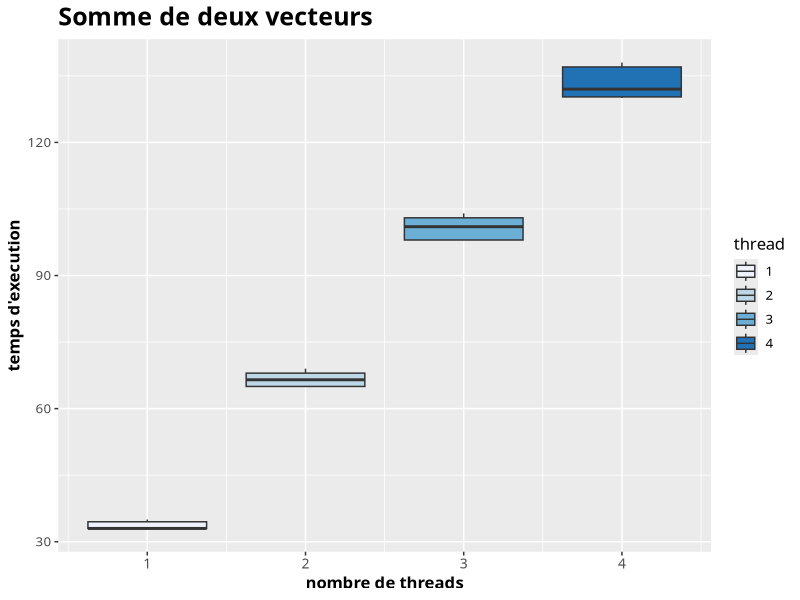
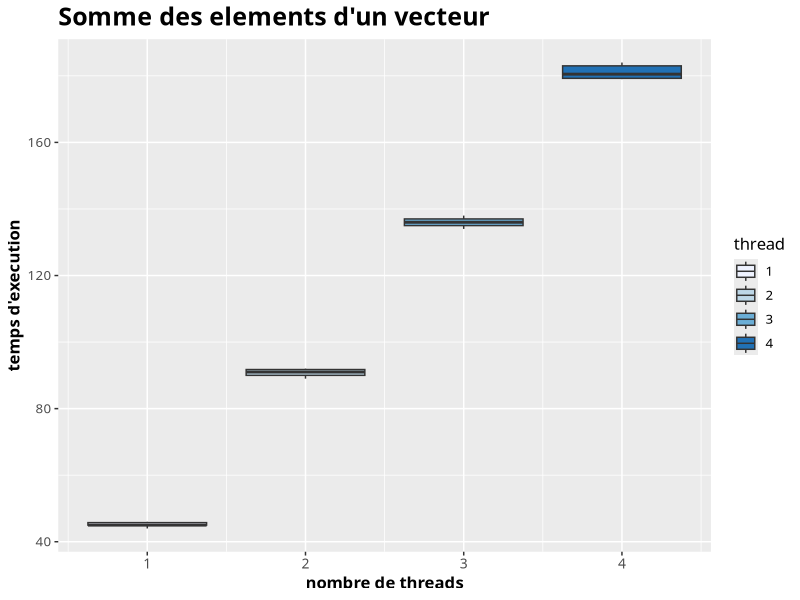
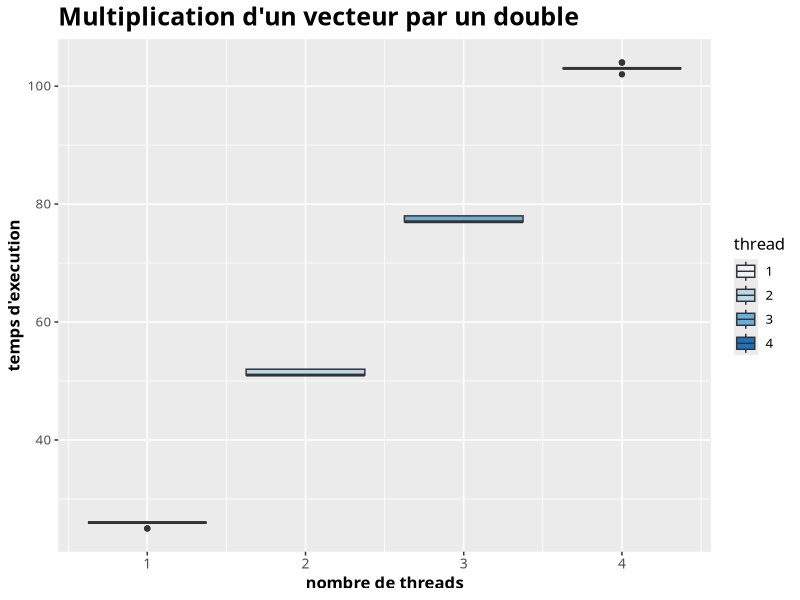
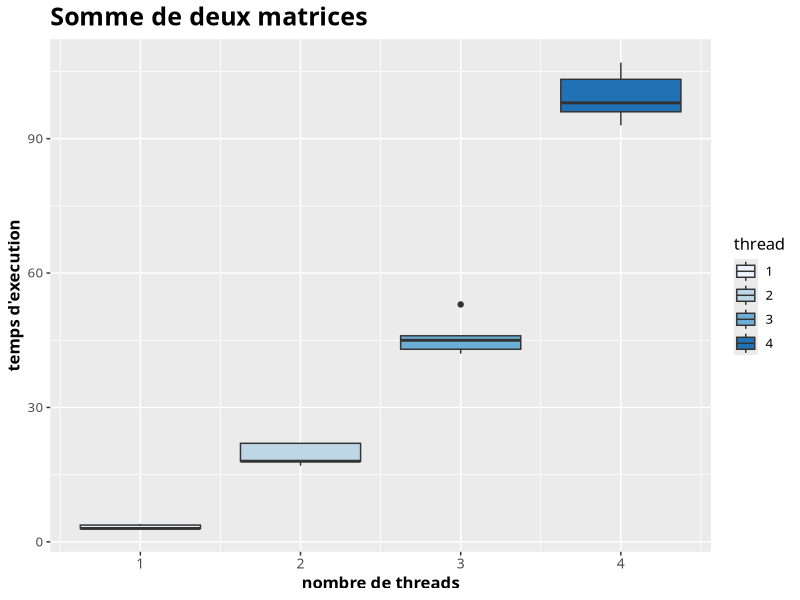
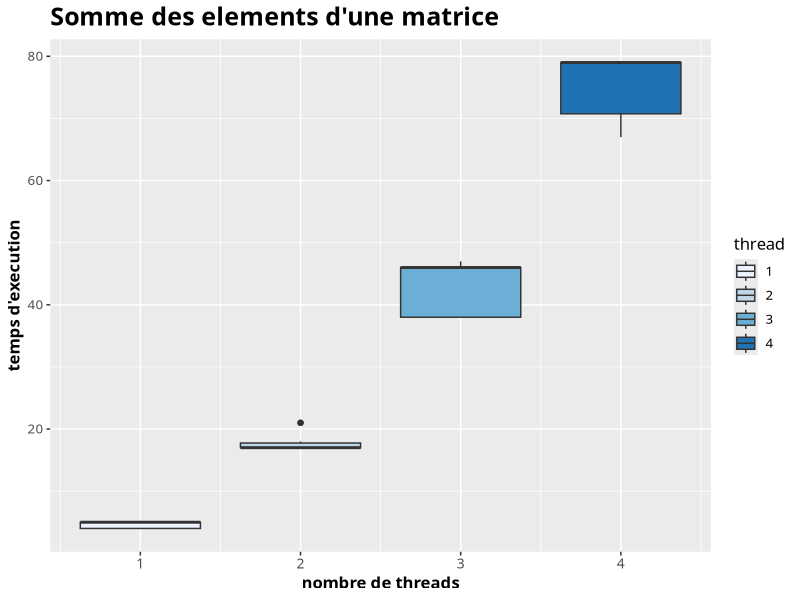
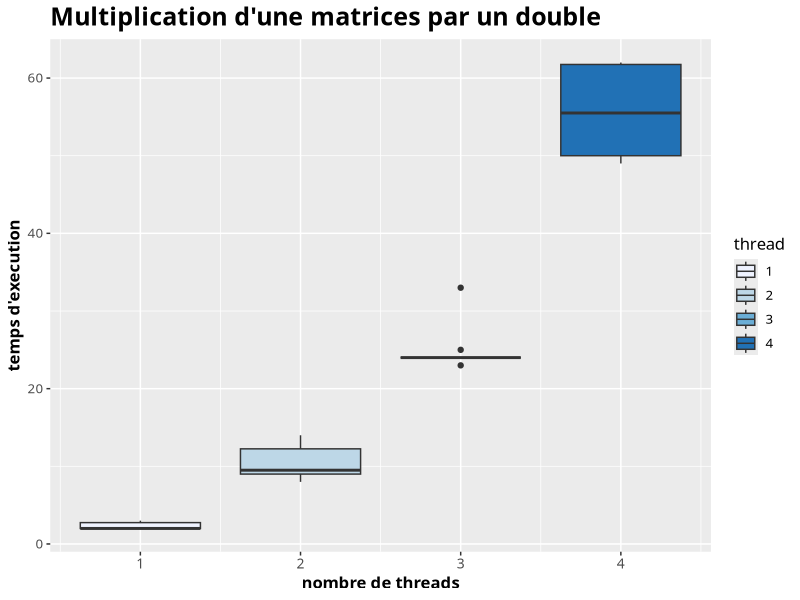
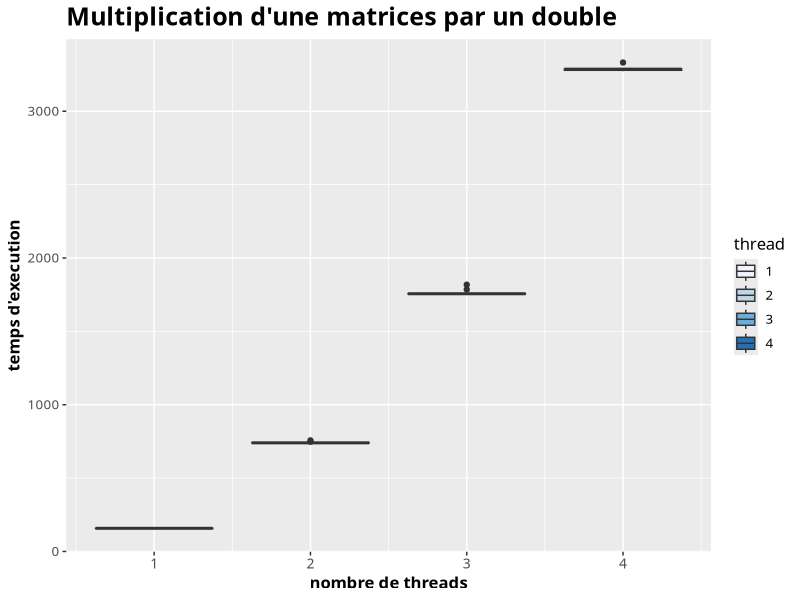
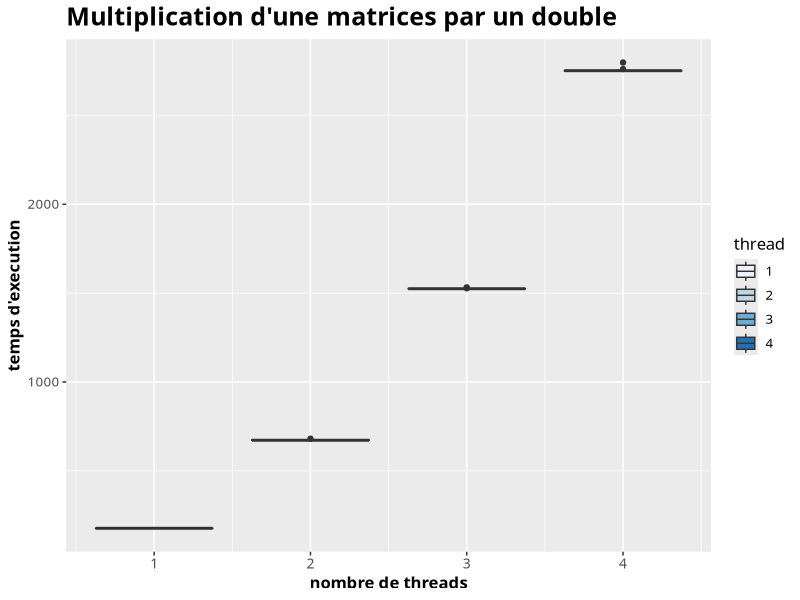

The R source for these figures, in order:
library(ggplot2)

########################################################
#               Resultats vecteurs
########################################################

vect=read.table("results_force_faible_vecteurs.txt",head=TRUE)
vect

# SOMME DE DEUX VECTEURS
thread=as.factor(vect$nb_thread)
p1<- ggplot(vect, aes(x=nb_thread, group=nb_thread, y=diff1_somme_deux_vect,fill=thread)) + 
  geom_boxplot() +
  scale_y_continuous(name = "temps d'execution") +
  scale_x_continuous(name = "nombre de threads") +
  ggtitle("Somme de deux vecteurs")+
  theme(plot.title = element_text(size = 18, family = "Tahoma", face = "bold"),
        text = element_text(size = 12, family = "Tahoma"),
        axis.title = element_text(face="bold"),
        axis.text.x=element_text(size = 10))+ 
  scale_fill_brewer(palette="Blues")

p1


# SOMME DES ELEMENTS D'UN VECTEUR
thread=as.factor(vect$nb_thread)
p2<- ggplot(vect, aes(x=nb_thread, group=nb_thread, y=diff2_somme_vect,fill=thread)) + 
  geom_boxplot() +
  scale_y_continuous(name = "temps d'execution") +
  scale_x_continuous(name = "nombre de threads") +
  ggtitle("Somme des elements d'un vecteur")+
  theme(plot.title = element_text(size = 18, family = "Tahoma", face = "bold"),
        text = element_text(size = 12, family = "Tahoma"),
        axis.title = element_text(face="bold"),
        axis.text.x=element_text(size = 10))+ 
  scale_fill_brewer(palette="Blues")

p2


# MULTIPLICATION DE DEUX VECTEURS
thread=as.factor(vect$nb_thread)
p3<- ggplot(vect, aes(x=nb_thread, group=nb_thread, y=diff3_multi_vect,fill=thread)) + 
  geom_boxplot() +
  scale_y_continuous(name = "temps d'execution") +
  scale_x_continuous(name = "nombre de threads") +
  ggtitle("Multiplication d'un vecteur par un double")+
  theme(plot.title = element_text(size = 18, family = "Tahoma", face = "bold"),
        text = element_text(size = 12, family = "Tahoma"),
        axis.title = element_text(face="bold"),
        axis.text.x=element_text(size = 10))+ 
  scale_fill_brewer(palette="Blues")

p3

########################################################
#               Resultats matrices
########################################################

mat=read.table("resultat_force_faible_10.txt",head=TRUE)
mat


# SOMME DE DEUX MATRICES
thread=as.factor(mat$nb_thread)
g1<- ggplot(mat, aes(x=nb_thread, group=nb_thread, y=diff1_somme_deux_mat,fill=thread)) + 
  geom_boxplot() +
  scale_y_continuous(name = "temps d'execution") +
  scale_x_continuous(name = "nombre de threads") +
  ggtitle("Somme de deux matrices")+
  theme(plot.title = element_text(size = 18, family = "Tahoma", face = "bold"),
        text = element_text(size = 12, family = "Tahoma"),
        axis.title = element_text(face="bold"),
        axis.text.x=element_text(size = 10))+ 
  scale_fill_brewer(palette="Blues")

g1


# SOMME DES ELEMENTS D'UNE MATRICE
thread=as.factor(mat$nb_thread)
g2<- ggplot(mat, aes(x=nb_thread, group=nb_thread, y=diff2_somme_mat,fill=thread)) + 
  geom_boxplot() +
  scale_y_continuous(name = "temps d'execution") +
  scale_x_continuous(name = "nombre de threads") +
  ggtitle("Somme des elements d'une matrice")+
  theme(plot.title = element_text(size = 18, family = "Tahoma", face = "bold"),
        text = element_text(size = 12, family = "Tahoma"),
        axis.title = element_text(face="bold"),
        axis.text.x=element_text(size = 10))+ 
  scale_fill_brewer(palette="Blues")

g2


# MULTIPLICATION DE DEUX MATRICES
thread=as.factor(mat$nb_thread)
g3<- ggplot(mat, aes(x=nb_thread, group=nb_thread, y=diff3_multi_mat,fill=thread)) + 
  geom_boxplot() +
  scale_y_continuous(name = "temps d'execution") +
  scale_x_continuous(name = "nombre de threads") +
  ggtitle("Multiplication d'une matrices par un double")+
  theme(plot.title = element_text(size = 18, family = "Tahoma", face = "bold"),
        text = element_text(size = 12, family = "Tahoma"),
        axis.title = element_text(face="bold"),
        axis.text.x=element_text(size = 10))+ 
  scale_fill_brewer(palette="Blues")

g3


########################################################
#               Resultats matrices lettre
########################################################

letter=read.table("resultats_v2_force_faible.txt",head=TRUE)
letter

dimentions=as.factor(letter$nb_rows)

l1<- ggplot(letter, aes(x=nb_thread, group=nb_thread, y=temps_comptage,fill=thread)) + 
  geom_boxplot() +
  scale_y_continuous(name = "temps d'execution") +
  scale_x_continuous(name = "nombre de threads") +
  ggtitle("Multiplication d'une matrices par un double")+
  theme(plot.title = element_text(size = 18, family = "Tahoma", face = "bold"),
        text = element_text(size = 12, family = "Tahoma"),
        axis.title = element_text(face="bold"),
        axis.text.x=element_text(size = 10))+ 
  scale_fill_brewer(palette="Blues")

l1


l2<- ggplot(letter, aes(x=nb_thread, group=nb_thread, y=temps_comptage_v2,fill=thread)) + 
  geom_boxplot() +
  scale_y_continuous(name = "temps d'execution") +
  scale_x_continuous(name = "nombre de threads") +
  ggtitle("Multiplication d'une matrices par un double")+
  theme(plot.title = element_text(size = 18, family = "Tahoma", face = "bold"),
        text = element_text(size = 12, family = "Tahoma"),
        axis.title = element_text(face="bold"),
        axis.text.x=element_text(size = 10))+ 
  scale_fill_brewer(palette="Blues")

l2

